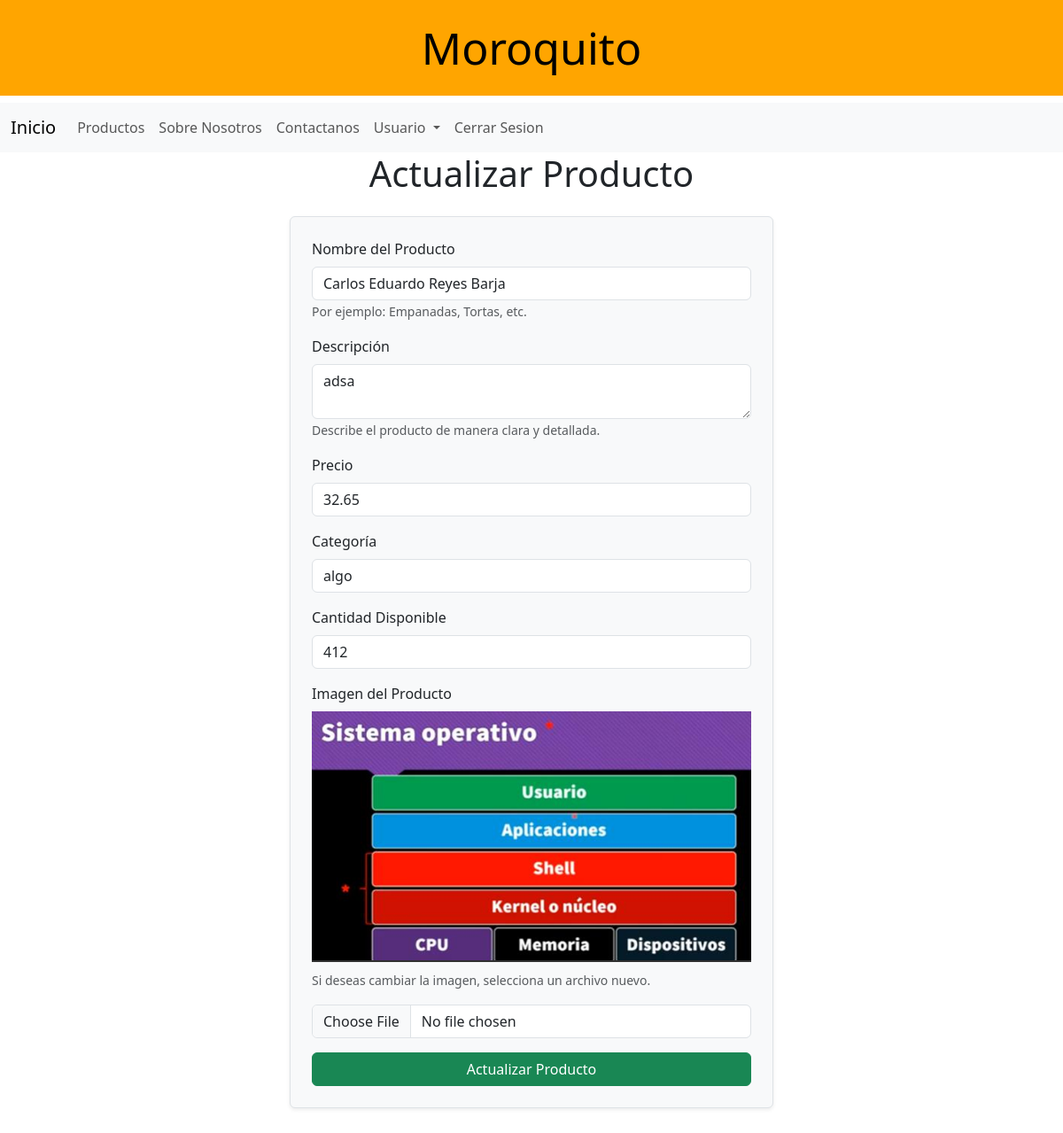
Page /products/4/update (signed in) on the committed database.
### models/producto_model.py (models this page shows, shortened)
class Productos(UserMixin, db.Model):
    __tablename__ = "productos"
    idProducto = db.Column(db.Integer, primary_key=True, autoincrement=True)
    image = db.Column(db.String, nullable=False)
    name = db.Column(db.String(255), nullable=False)
    description = db.Column(db.String(255), nullable=False)
    price = db.Column(db.Float, nullable=False)
    category = db.Column(db.String(255), nullable=False)
    cant_disp = db.Column(db.Integer, nullable=False)
    @staticmethod
    def get_by_id(idProducto):
        return Productos.query.get(idProducto)

### controllers/producto_controller.py (the view, shortened to what this page needs)
@product_bp.route("/products/<int:id>/update", methods=["GET", "POST"])
@login_required
@role_required("admin")
def update_product(id):
    producto:Productos = Productos.get_by_id(id)
    if not producto:
        return "Producto no encontrado", 404
    return producto_view.update_product(producto)

### models/usuario_model.py (called while the page is built)
    def has_role(self, role):
        return self.role == role

### run.py (called while the page is built)
@login_manager.user_loader
def load_user(user_email):
    return Usuarios.query.get((user_email))

### views/producto_view.py (called while the page is built)
def update_product(product):
    return render_template(
        "update_product.html",
        title="Editar Producto",
        product=product,
        current_user=current_user,
    )

### templates/update_product.html
{% extends 'base.html' %}
{% block content %}
<h1 class="text-center mb-4">Actualizar Producto</h1>
<div class="container d-flex justify-content-center">
    <form method="POST" enctype="multipart/form-data" action="/products/{{product.idProducto}}/update" class="p-4 shadow-sm rounded border bg-light col-md-6">
        <div class="mb-3">
            <label for="name" class="form-label">Nombre del Producto</label>
            <input type="text" class="form-control" id="name" name="name" value="{{product.name}}" required
                   placeholder="Nombre del producto" aria-describedby="nameHelp">
            <small id="nameHelp" class="form-text text-muted">Por ejemplo: Empanadas, Tortas, etc.</small>
        </div>
        <div class="mb-3">
            <label for="description" class="form-label">Descripción</label>
            <textarea class="form-control" id="description" name="description" required>{{product.description}}</textarea>
            <small class="form-text text-muted">Describe el producto de manera clara y detallada.</small>
        </div>
        <div class="mb-3">
            <label for="price" class="form-label">Precio</label>
            <input type="number" class="form-control" id="price" name="price" value="{{product.price}}" required
                   placeholder="Precio en Boliviano" min="0" step="any">
        </div>
        <div class="mb-3">
            <label for="category" class="form-label">Categoría</label>
            <input type="text" class="form-control" id="category" name="category" value="{{product.category}}" required
                   placeholder="Ejemplo: Electrónica, Ropa, etc.">
        </div>
        <div class="mb-3">
            <label for="cant_disp" class="form-label">Cantidad Disponible</label>
            <input type="number" class="form-control" id="cant_disp" name="cant_disp" value="{{product.cant_disp}}" required
                   min="1" placeholder="Cantidad disponible">
        </div>
        <div class="mb-3">
            <label for="image" class="form-label">Imagen del Producto</label>
            <div class="mb-3">
                <img src="{{ url_for('static', filename=product.image) }}"
                     style="width: 100%;"
                     class="card-img-top mb-2" alt="{{ product.name }}">
                <small class="form-text text-muted">Si deseas cambiar la imagen, selecciona un archivo nuevo.</small>
            </div>
            <input type="file" class="form-control" id="image" name="image" accept="image/*">
        </div>
        <button type="submit" class="btn btn-success w-100">Actualizar Producto</button>
    </form>
</div>
{% endblock %}

### rows in the picture
Productos: name "Carlos Eduardo Reyes Barja", description "adsa", price "32.65", category "algo", cant_disp "412", image (picture)
